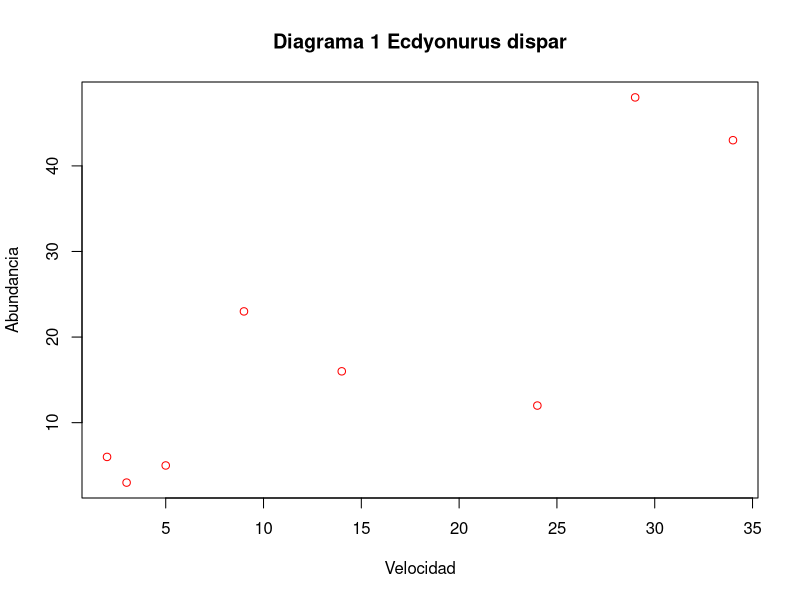
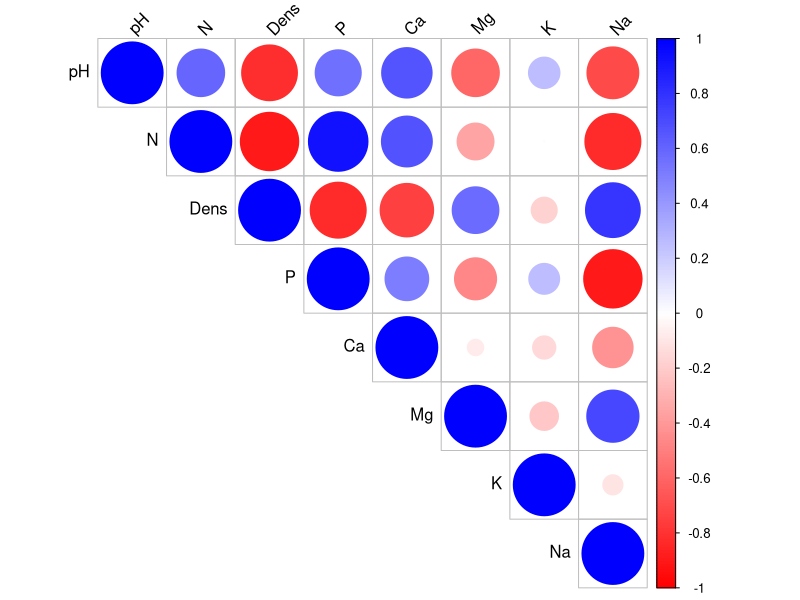
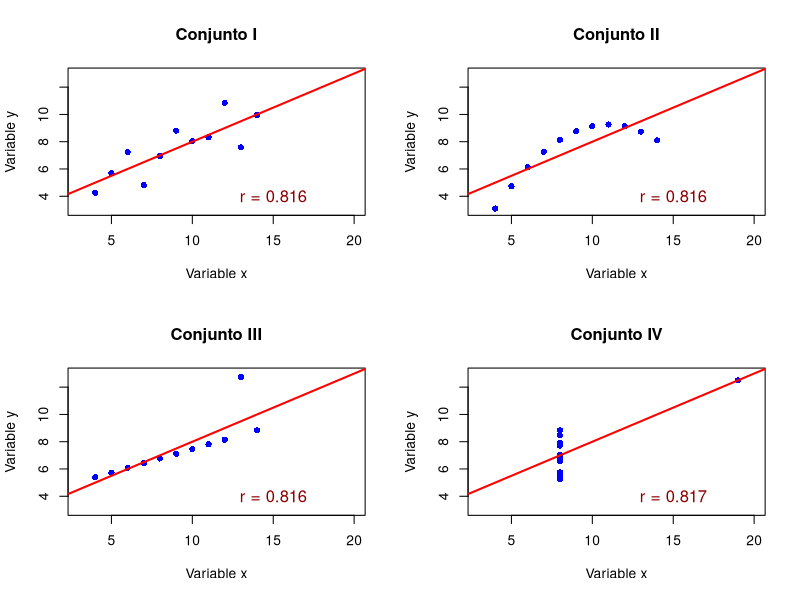

The R script that drew these images, in order:
################################################################################
################################# PROBLEMA 1 ###################################
################################################################################

#se crea un data.frame de las variables llamado Cuadro_1
Cuadro_1 <- data.frame(
  Speed=c(2,3,5,9,14,24,29,34),
  Abundance=c(6,3,5,23,16,12,48,43)
)

#Se va a crear un diagrama para visualizar como se dispersan los datos
#inicialmente
plot(Cuadro_1$Speed, Cuadro_1$Abundance,
        xlab="Velocidad",
        ylab="Abundancia",
        col="red",
     main="Diagrama 1 Ecdyonurus dispar")

#Se checa si mis datos son normales
shapiro.test(Cuadro_1$Speed) #Pvalue = 0.25
shapiro.test(Cuadro_1$Abundance) #Pvalue = 0.10
#Como mis datos si son normales (sobrepasan ambos el 0.05) se va a realizar el 
#p-value con el metodo de pearson utilizando "var.test"

var.test(Cuadro_1$Speed,Cuadro_1$Abundance, method="pearson") #Pvalue = 0.40

#El resultado es una buena correlación positiva de 0.4.

################################################################################
################################# PROBLEMA 2 ###################################
################################################################################

#Se crea un data.frame con todas las variables llamada Cuadro_2
Cuadro_2 <- data.frame(
  Gp=c("T0","T0","T0","T0","T1","T1","T1"),
  Block=c(1,2,3,4,1,2,3),
  pH=c(5.40,5.65,5.14,5.14,5.14,5.10,4.70),
  N=c(.188,.165,.260,.169,.164,.094,.100),
  Dens=c(.92,1.04,0.95,1.10,1.12,1.22,1.52),
  P=c(215,208,300,248,174,129,117),
  Ca=c(16.35,12.25,13.02,11.92,14.17,8.55,8.74),
  Mg=c(7.65,5.15,5.68,7.88,8.12,6.92,8.16),
  K=c(0.72,.71,.68,1.09,.70,.81,.39),
  Na=c(1.14,.94,.60,1.01,2.17,2.67,3.32),
  Conduc=c(1.09,1.35,1.41,1.64,1.85,3.18,4.16)
)

#Ahora se va a realizar un test de P-value y r utilizando cor.test de pH con 
#cada uno de los datos a partir de N hasta Na del Cuadro_2 para ver su 
#normalidad

cor.test(Cuadro_2$pH,Cuadro_2$N)
cor.test(Cuadro_2$pH,Cuadro_2$Dens)
cor.test(Cuadro_2$pH,Cuadro_2$P)
cor.test(Cuadro_2$pH,Cuadro_2$Ca)
cor.test(Cuadro_2$pH,Cuadro_2$Mg)
cor.test(Cuadro_2$pH,Cuadro_2$K)
cor.test(Cuadro_2$pH,Cuadro_2$Na)

#Ahora se crea otro data.frame sobre los datos recopilados de r y P que se va a 
#llamar Cuadro_3
Cuadro_3 <- data.frame(
  pH=c(5.40,5.65,5.14,5.14,5.14,5.10,4.70),
  r=c(0.38,-0.77,0.42,0.56,-0.61,0.37,-0.71),
  P=c(0.38,0.04,0.34,0.18,0.14,0.41,0.07)
)

#para poder crear el grafico, necesitamos descargar el paquete corrplot y cargar 
#en la libreria
library(corrplot)

#Despues se tienen que leer los datos del data.frame Cuadro_2

datos <- data.frame(Cuadro_2,header=TRUE)

#al hacer la prueba de cor.test, un dato es menor a 0.05, por lo tanto se va a 
#calcular la matriz de la correlación con el metodo de spearman

M <- cor(datos[,c("pH","N","Dens","P","Ca","Mg","K","Na")], method="spearman")

#Ya por ultimo se va a graficar
corrplot(M, method="circle", type="upper", 
         col=colorRampPalette(c("red","white","blue"))(200),
         tl.col="black", tl.srt=45)


################################################################################
################################# PROBLEMA 3 ###################################
################################################################################

# Ingresamos manualmente los cuatro conjuntos de datos 
anscombe <- data.frame(
  x1 = c(10, 8, 13, 9, 11, 14, 6, 4, 12, 7, 5),      
  y1 = c(8.04, 6.95, 7.58, 8.81, 8.33, 9.96, 7.24, 4.26, 10.84, 4.82, 5.68),  
  x2 = c(10, 8, 13, 9, 11, 14, 6, 4, 12, 7, 5),      
  y2 = c(9.14, 8.14, 8.74, 8.77, 9.26, 8.10, 6.13, 3.10, 9.13, 7.26, 4.74),  
  x3 = c(10, 8, 13, 9, 11, 14, 6, 4, 12, 7, 5),     
  y3 = c(7.46, 6.77, 12.74, 7.11, 7.81, 8.84, 6.08, 5.39, 8.15, 6.42, 5.73), 
  x4 = c(8, 8, 8, 8, 8, 8, 8, 19, 8, 8, 8),          
  y4 = c(6.58, 5.76, 7.71, 8.84, 8.47, 7.04, 5.25, 12.50, 5.56, 7.91, 6.89)  
)

# Mostrar los datos para verificar que se cargaron correctamente
print("Datos de Anscombe:")
print(anscombe)

# Creamos una función para calcular las mismas estadísticas para cada conjunto
calcular_estadisticas <- function(x, y, conjunto) {
  cat("=== CONJUNTO", conjunto, "===\n")
  cat("Media de x:", mean(x), "\n")                    
  cat("Varianza de x:", var(x), "\n")                 
  cat("Media de y:", mean(y), "\n")                    
  cat("Varianza de y:", var(y), "\n")                 
  cat("Correlación:", cor(x, y), "\n")               
  
  # Ajustamos un modelo de regresión lineal: y = a + bx
  modelo <- lm(y ~ x)
  cat("Recta de regresión: y =", round(coef(modelo)[1], 2), "+", round(coef(
    modelo)[2], 2), "x\n")
  cat("Coeficiente de determinación R²:", summary(modelo)$r.squared, "\n\n")  
  # R² indica qué tan bien se ajusta la recta
}

# Aplicamos la función a los cuatro conjuntos de datos
calcular_estadisticas(anscombe$x1, anscombe$y1, "I")
calcular_estadisticas(anscombe$x2, anscombe$y2, "II")
calcular_estadisticas(anscombe$x3, anscombe$y3, "III")
calcular_estadisticas(anscombe$x4, anscombe$y4, "IV")

# Configuramos la ventana gráfica para mostrar 4 gráficos en una misma ventana 
#(2 filas × 2 columnas)
par(mfrow = c(2, 2))

# Función para crear cada gráfico individual
graficar_conjunto <- function(x, y, conjunto) {
  # Creamos el gráfico de dispersión
  plot(x, y, 
       main = paste("Conjunto", conjunto),           
       xlab = "Variable x",                          
       ylab = "Variable y",                         
       pch = 16,                                  
       col = "blue",                             
       xlim = c(3, 20),                           
       ylim = c(3, 13))                          
  
  # Añadimos la línea de regresión en color rojo
  abline(lm(y ~ x), col = "red", lwd = 2)
  
  # Añadimos el valor de correlación como texto en el gráfico
  texto_cor <- paste("r =", round(cor(x, y), 3))
  text(15, 4, texto_cor, col = "darkred", cex = 1.2)  # Posicionamos el texto en
  #la esquina
}

# Creamos los cuatro gráficos
graficar_conjunto(anscombe$x1, anscombe$y1, "I")
graficar_conjunto(anscombe$x2, anscombe$y2, "II")
graficar_conjunto(anscombe$x3, anscombe$y3, "III")
graficar_conjunto(anscombe$x4, anscombe$y4, "IV")

# Restauramos la configuración gráfica normal (1 gráfico por ventana)
par(mfrow = c(1, 1))

# INTERPRETACIÓN DE RESULTADOS
#Estadísticas casi idénticas para los cuatro conjuntos pero siendo gràficas muy
#diferentes:
#Conjunto I: Relación lineal aparentemente normal.
#Conjunto II: Relación curvilínea (no lineal).
#Conjunto III: Relación lineal con un outlier que influye en la regresión.
#Conjunto IV: Un solo punto extremo que domina la correlación.

#Si solo confiamos en estadísticas como la correlación o la recta de regresión, 
#podríamos llegar a conclusiones erróneas. Los cuatro conjuntostienen la misma 
#correlación (~0.816) y misma recta de regresión (y = 3.00 + 0.50x), pero 
#representan relaciones totalmente diferentes entre las variables.

